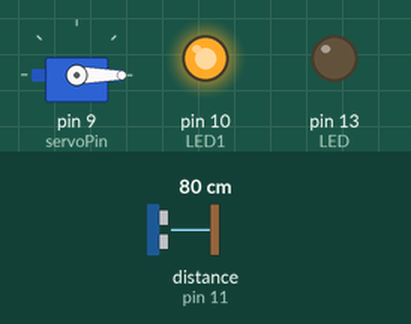
Bench run of a sketch on a simulated Arduino Uno, built with avr-gcc and run on an emulated ATmega328P. Shown: servo, output pins drawn as LEDs (lit = HIGH). Wiring (inferred from the names in the program): ultrasonic range finder: trigger pin 12; echo pin 11. The inputs (shaded band) are chosen by the test bench; at power-on: distance to the obstacle (sensor on pin 11) 80 cm. The echo pulse lasts 58.3 µs per cm; pins used as bus, display or sensor lines are not drawn.

Above: at 1.2 s.
1.3 s: distance to the obstacle (sensor on pin 11) set to 17 cm
2.8 s: distance to the obstacle (sensor on pin 11) set to 13 cm
At 3.8 s:
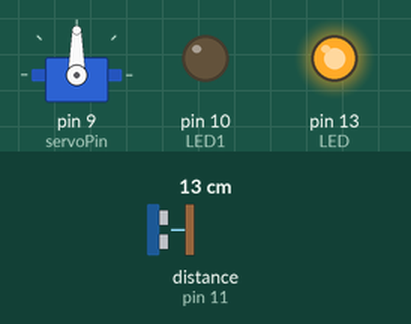
4.3 s: distance to the obstacle (sensor on pin 11) set to 18 cm
At 5.5 s:
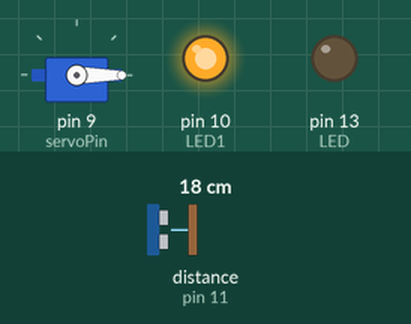
5.8 s: distance to the obstacle (sensor on pin 11) set to 2 cm
At 6.1 s:
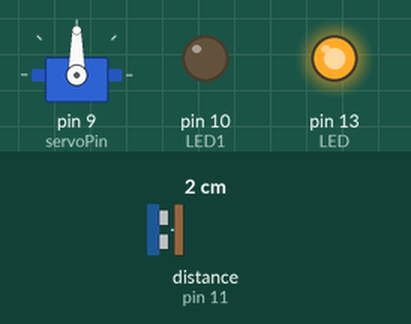
Timing chart, 0 to 8.3 s (numbered marks = the images above; inputs shaded):
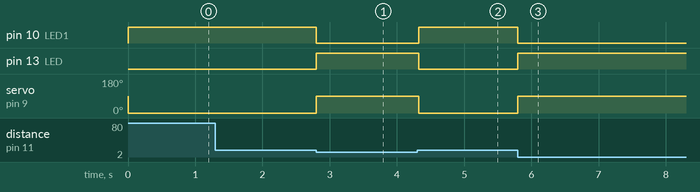

Measured:
- the behaviour switches between 16 and 15 cm on distance to the obstacle (sensor on pin 11) (found by bisection; images 0 and 1)
- after the input at 1.3 s, every drawn part: stays the same
- after the input at 2.8 s, pin 10 (LED1): HIGH → LOW at once; pin 13 (LED): LOW → HIGH at once; servo on pin 9 (servoPin): 0° → 90° at once
- after the input at 4.3 s, pin 10 (LED1): LOW → HIGH at once; pin 13 (LED): HIGH → LOW at once; servo on pin 9 (servoPin): 90° → 0° at once
- after the input at 5.8 s, pin 10 (LED1): HIGH → LOW at once; pin 13 (LED): LOW → HIGH at once; servo on pin 9 (servoPin): 0° → 90° at once

The sketch:

Ultrasonic_Servo_2LED.ino
```cpp
#include <Servo.h> // include the Servo library

const int trigPin = 12; // trigger pin for ultrasonic sensor
const int echoPin = 11; // echo pin for ultrasonic sensor
const int servoPin = 9; // pin for the servo motor
const int LED = 13; // pin for the buzzer
const int LED1 = 10;
Servo myservo; // create an instance of the Servo library

void setup() {
  myservo.attach(servoPin); // attach the servo to the servo pin
  pinMode(trigPin, OUTPUT); // set the trigger pin as an output
  pinMode(echoPin, INPUT); // set the echo pin as an input
  pinMode(LED, OUTPUT); // set the buzzer pin as an output
  pinMode(LED1, OUTPUT);
  // start the serial communication
  Serial.begin(9600);
}

void loop() {
  long duration, distance; // variables to store the duration and distance

  // send a 10us pulse on the trigger pin
  digitalWrite(trigPin, LOW);
  delayMicroseconds(2);
  digitalWrite(trigPin, HIGH);
  delayMicroseconds(10);
  digitalWrite(trigPin, LOW);

  // measure the duration of the pulse on the echo pin
  duration = pulseIn(echoPin, HIGH);

  // calculate the distance in cm
  distance = duration * 0.034 / 2;

  // check if the distance is under 15 cm
  if (distance < 15) {
    // move the servo to 90 degrees
    myservo.write(90);
    digitalWrite(LED, HIGH);
    digitalWrite(LED1, LOW);
    delay(100);
  } else {
    // move the servo to 0 degrees
    myservo.write(0);
    // turn off the buzzer
    digitalWrite(LED, LOW);
    digitalWrite(LED1, HIGH);
  }


}
```
